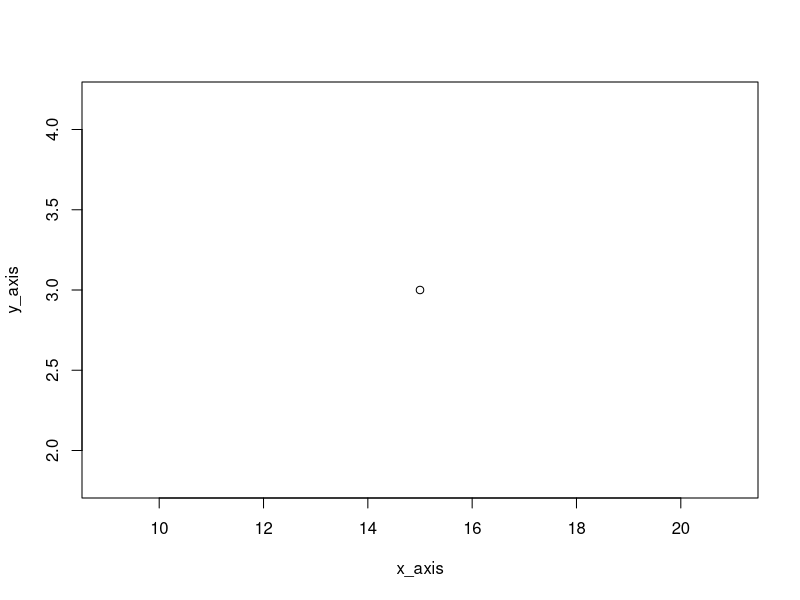

Here is the R script that generated this plot:
sum_n <- function(x){
    v_n <- 1:x
    sum(v_n)
}
x <- sum_n(5)
x

altman_plot <- function(x,y){
  y_axis = y-x
  x_axis = x+y
  plot(x_axis,y_axis)
}

z <- altman_plot(6,9)
z

compute_s_n <- function(x){
  v_n = 1:x
  sum(v_n^2)
}

a <- compute_s_n(10)
a

# Define a function and store it in `compute_s_n`
compute_s_n <- function(n){
  x <- 1:n
  sum(x^2)
}

# Create a vector for storing results
s_n <- vector("numeric", 25)

# write a for-loop to store the results in s_n
m <- 25
for(n in 1:m){
  s_n[n] <- compute_s_n(n)
}







